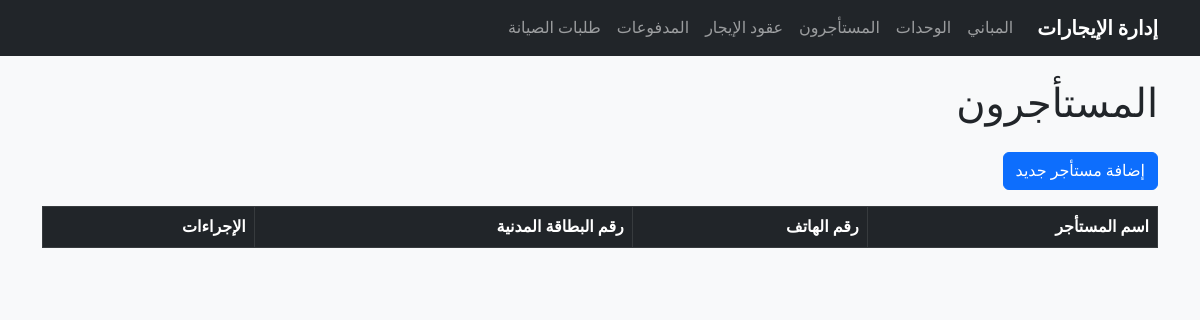
/rental/tenants/, run on an earlier commit of the app's database.
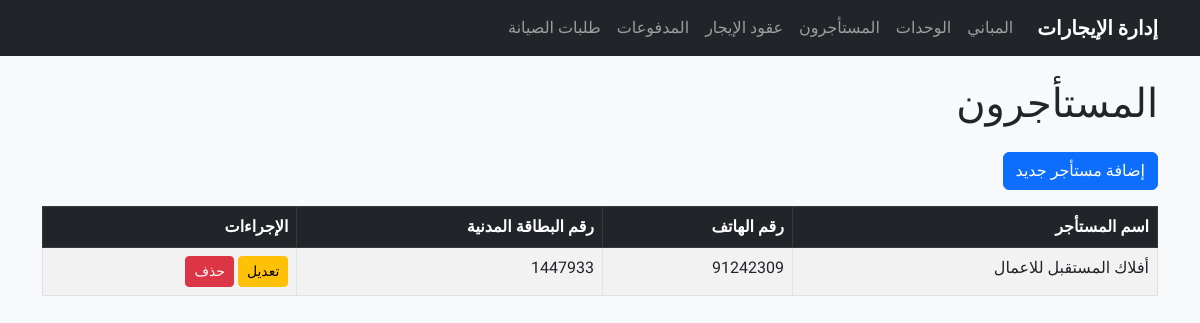
And on a later commit of the database.
### rental/models.py (models this page shows, shortened)
class Tenant(models.Model):
    name = models.CharField(
      max_length=100,
      verbose_name="اسم المستأجر"
    )
    phone_number = models.CharField(
      max_length=15,
      verbose_name="رقم الهاتف"
    )
    email = models.EmailField(
      blank=True,
      null=True,
      verbose_name="البريد الإلكتروني"
    )
    national_id = models.CharField(
      max_length=15,
      unique=True,
      verbose_name="رقم البطاقة المدنية"
    )
    address = models.CharField(
      max_length=255,
      verbose_name="عنوان الإقامة"
    )
    notes = models.TextField(
      blank=True,
      null=True,
      verbose_name="ملاحظات إضافية"
    )
    class Meta:
        verbose_name = "مستأجر"
        verbose_name_plural = "المستأجرون"
        ordering = ['name']

### rental/views.py (the view)
# urls.py: path('tenants/', views.TenantListView.as_view(), name='tenant_list'),
class TenantListView(ListView):
    model = Tenant
    template_name = "rental/tenants/tenant_list.html"
    context_object_name = "tenants"
    ordering = ['name']
    paginate_by = 10

### rental/templates/rental/tenants/tenant_list.html (shortened to what this page needs)
{% extends 'rental/base.html' %}
{% block content %}
<h1 class="mb-4">المستأجرون</h1>
<a href="{% url 'rental:add_tenant' %}" class="btn btn-primary mb-3">إضافة مستأجر جديد</a>
<table class="table table-bordered table-striped">
    <thead class="table-dark">
        <tr>
            <th>اسم المستأجر</th>
            <th>رقم الهاتف</th>
            <th>رقم البطاقة المدنية</th>
            <th>الإجراءات</th>
        </tr>
    </thead>
    <tbody>
        {% for tenant in tenants %}
        <tr>
            <td>{{ tenant.name }}</td>
            <td>{{ tenant.phone_number }}</td>
            <td>{{ tenant.national_id }}</td>
            <td>
                <a href="{% url 'rental:edit_tenant' tenant.pk %}" class="btn btn-warning btn-sm">تعديل</a>
                <a href="{% url 'rental:delete_tenant' tenant.pk %}" class="btn btn-danger btn-sm">حذف</a>
            </td>
        </tr>
        {% endfor %}
    </tbody>
</table>
{% endblock %}

What changed in the data, as far as the page shows it:
added Tenant: name "أفلاك المستقبل للاعمال", phone_number "91242309", national_id "1447933"
